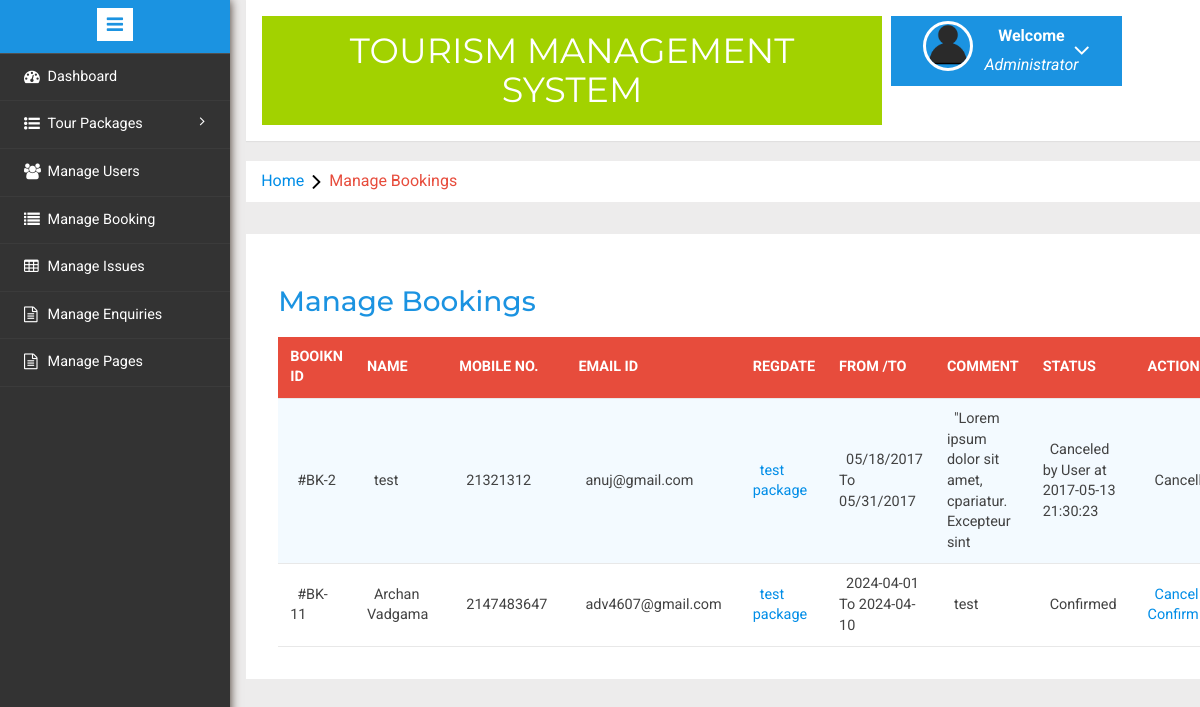
/admin/manage-bookings.php (signed in), run on the app's committed database.
### tables this page shows
CREATE TABLE `tblusers` (
  `id` int(11) NOT NULL,
  `FullName` varchar(20) NOT NULL,
  `MobileNumber` int(20) NOT NULL,
  `EmailId` varchar(20) NOT NULL,
  `Password` varchar(20) NOT NULL,
  `RegDate` timestamp NOT NULL DEFAULT current_timestamp() ON UPDATE current_timestamp(),
  `UpdationDate` timestamp NOT NULL DEFAULT current_timestamp() ON UPDATE current_timestamp()
);

CREATE TABLE `tblbooking` (
  `BookingId` int(11) NOT NULL,
  `PackageId` int(11) NOT NULL,
  `UserEmail` varchar(100) NOT NULL,
  `FromDate` varchar(100) NOT NULL,
  `ToDate` varchar(100) NOT NULL,
  `Comment` mediumtext NOT NULL,
  `RegDate` timestamp NOT NULL DEFAULT current_timestamp(),
  `status` int(11) NOT NULL,
  `CancelledBy` varchar(5) DEFAULT NULL,
  `UpdationDate` timestamp NULL DEFAULT NULL ON UPDATE current_timestamp()
);

CREATE TABLE `tbltourpackages` (
  `PackageId` int(11) NOT NULL,
  `PackageName` varchar(20) NOT NULL,
  `PackageType` varchar(20) NOT NULL,
  `PackageLocation` varchar(20) NOT NULL,
  `PackagePrice` int(20) NOT NULL,
  `PackageFetures` varchar(20) NOT NULL,
  `PackageDetails` varchar(100) NOT NULL,
  `PackageImage` varchar(20) NOT NULL
);

### admin/manage-bookings.php (the view, shortened to what this page needs)
<?php
include('includes/config.php');
if(strlen($_SESSION['alogin'])==0)
	{
header('location:index.php');
}
else{
	?>
<!DOCTYPE HTML>
<html>
<head>
<link href="css/bootstrap.min.css" rel='stylesheet' type='text/css' />
<link href="css/style.css" rel='stylesheet' type='text/css' />
<link rel="stylesheet" href="css/morris.css" type="text/css"/>
<link href="css/font-awesome.css" rel="stylesheet">
<link rel="stylesheet" type="text/css" href="css/table-style.css" />
<link rel="stylesheet" type="text/css" href="css/basictable.css" />
<link rel="stylesheet" href="css/icon-font.min.css" type='text/css' />
</head>
<body>
   <div class="page-container">
<div class="left-content">
	   <div class="mother-grid-inner">
				<?php include('includes/header.php');?>
				</div>
<ol class="breadcrumb">
                <li class="breadcrumb-item"><a href="index.html">Home</a><i class="fa fa-angle-right"></i>Manage Bookings</li>
            </ol>
<div class="agile-grids">
				<div class="agile-tables">
					<div class="w3l-table-info">
					  <h2>Manage Bookings</h2>
					    <table id="table">
						<thead>
						  <tr>
						  <th>Booikn id</th>
							<th>Name</th>
							<th>Mobile No.</th>
							<th>Email Id</th>
							<th>RegDate </th>
							<th>From /To </th>
							<th>Comment </th>
							<th>Status </th>
							<th>Action </th>
						  </tr>
						</thead>
						<tbody>
<?php $sql = "SELECT tblbooking.BookingId as bookid,tblusers.FullName as fname,tblusers.MobileNumber as mnumber,tblusers.EmailId as email,tbltourpackages.PackageName as pckname,tblbooking.PackageId as pid,tblbooking.FromDate as fdate,tblbooking.ToDate as tdate,tblbooking.Comment as comment_data,tblbooking.status as status,tblbooking.CancelledBy as cancelby,tblbooking.UpdationDate as upddate from tblusers join  tblbooking on  tblbooking.UserEmail=tblusers.EmailId join tbltourpackages on tbltourpackages.PackageId=tblbooking.PackageId";
$query = $dbh -> prepare($sql);
$query->execute();
$results=$query->fetchAll(PDO::FETCH_OBJ);
$cnt=1;
if($query->rowCount() > 0)
{
foreach($results as $result)
{				?>
						  <tr>
							<td>#BK-<?php echo htmlentities($result->bookid);?></td>
							<td><?php echo htmlentities($result->fname);?></td>
							<td><?php echo htmlentities($result->mnumber);?></td>
							<td><?php echo htmlentities($result->email);?></td>
							<td><a href="update-package.php?pid=<?php echo htmlentities($result->pid);?>"><?php echo htmlentities($result->pckname);?></a></td>
							<td><?php echo htmlentities($result->fdate);?> To <?php echo htmlentities($result->tdate);?></td>
								<td><?php echo htmlentities($result->comment_data);?></td>
								<td><?php if($result->status==0)
{
echo "Pending";
}
if($result->status==1)
{
echo "Confirmed";
}
if($result->status==2 and $result->cancelby=='u')
{
echo "Canceled by User at " .$result->upddate;
}
?></td>
<?php if($result->status==2)
{
	?><td>Cancelled</td>
<?php } else {?>
<td><a href="manage-bookings.php?bkid=<?php echo htmlentities($result->bookid);?>" onclick="return confirm('Do you really want to cancel booking')" >Cancel</a> / <a href="manage-bookings.php?bckid=<?php echo htmlentities($result->bookid);?>" onclick="return confirm('Do you really want to Confirm booking')" >Confirm</a></td>
<?php }?>
						  </tr>
						 <?php $cnt=$cnt+1;} }?>
						</tbody>
					  </table>
					</div>
			</div>
</div>
</div>
						<?php include('includes/sidebarmenu.php');?>
							</div>
</body>
</html>
<?php } ?>

### admin/css/table-style.css (style rules this page uses)
table { background: white; border-collapse: collapse; margin: 1.25em 0 0; width: 100%; }
table tr, table th, table td { border: none; border-bottom: 1px solid #e8e8e8; font-size: .95em; }
table th, table td { padding: 10px 12px; text-align: left; }
table th { background: #e74c3c; color: #fff; text-transform: uppercase; }
table tr td { background: #f3faff; color: #424242; }
table tr:nth-of-type(2n+2) td { background: #ffffff; }
table { width: 100%; }

### data on the page
tblusers: tblbooking.BookingId "2", FullName "test", MobileNumber "21321312", EmailId "anuj@gmail.com", tbltourpackages.PackageName "test package", tblbooking.FromDate "05/18/2017", tblbooking.ToDate "05/31/2017", tblbooking.Comment "\"Lorem ipsum dolor sit amet, cpariatur. Excepteur sint", tblbooking.UpdationDate "2017-05-13 21:30:23", shows "Cancelled"
tblusers: tblbooking.BookingId "11", FullName "Archan Vadgama", MobileNumber "2147483647", EmailId "adv4607@gmail.com", tbltourpackages.PackageName "test package", tblbooking.FromDate "2024-04-01", tblbooking.ToDate "2024-04-10", tblbooking.Comment "test", shows "Confirmed"
